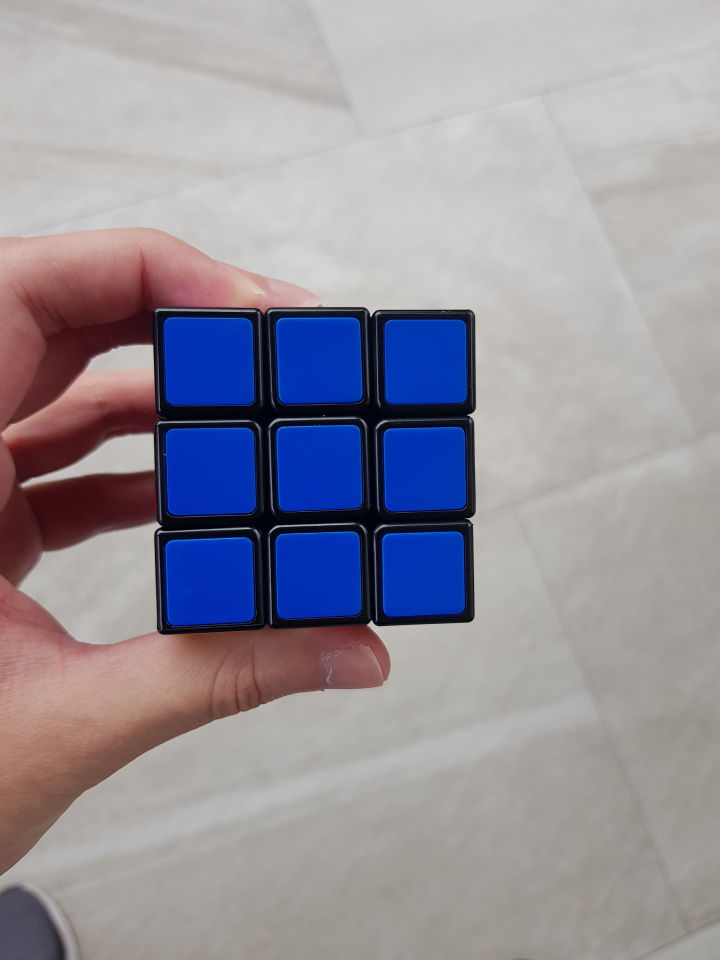
#> input picture TestImages/Blue.jpg, 2160 x 2880 px (shown at 1/3 size)
$ python Threshold_picker.py
#> lines starting #> are read from the running program, lines starting #| are printed output that depends on the picture; after the words box and inside, x2 and y2 are one past the last pixel; in counts of white or black regions, pixels touching at a corner belong together
#Tests for the project
import cv2
import numpy as np

img = cv2.imread("TestImages/Blue.jpg")
#> img is the input picture: shape (2880, 2160, 3); mean B, G, R 156.4, 146.2, 149.6

width = 640
height = 480

def getContour(img):
    contours, hierarchy = cv2.findContours(img, cv2.RETR_EXTERNAL,
                                           cv2.CHAIN_APPROX_NONE)  # Secon param is retrieval method. There are several, we will use external method. It retrieves the extreme outer contours.
    # There are others that will detect all the details, but this one works great for outer corners
    for cnt in contours:
        area = cv2.contourArea(cnt)
        print("Area:")
        print(area)

        # If this is an image like this you dont have to. But you should give a threshold so you dont detect any noise.
        if area > 500:
            cv2.drawContours(imgContour, cnt, -1, (255, 255, 0), 3)  # -1 = draw all contours.
            cv2.imshow("Lmao", imgContour)
            # Now we need to aproximate the edges.
            peri = cv2.arcLength(cnt, True)
            print(peri)
            approx = cv2.approxPolyDP(cnt, 0.02 * peri,
                                      True)  # Play with epsilon if you are not getting good results. #True if closed.
            print("Approx")
            print(approx)  # Returns corner points of each of the shapes.
            # We can then print the length of approx and we can find out the shape by finding out how many corners the image has.
            print(len(approx))  # Any length above 4 can most likely be a circle since we are not checking for more.
            objCor = len(approx)
            x, y, w, h = cv2.boundingRect(approx)

def empty(a):
    pass

img = cv2.resize(img,(width,height))
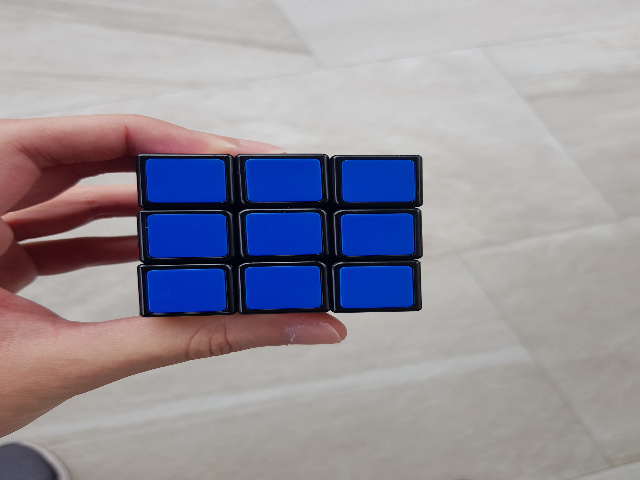
#> img: shape (480, 640, 3); mean B, G, R 156.4, 146.2, 149.6
imgContour = img.copy()
cv2.namedWindow("TrackBars")
cv2.resizeWindow("TrackBars", 640,240)
cv2.createTrackbar("Threshold Min","TrackBars",0, 255, empty) #Initial value, #Maximum value of hue #Hue has a maximum value of 360
cv2.createTrackbar("Threshold Max","TrackBars",0,255,empty)

while True:
    imgContour = img.copy()
    thresh_min = cv2.getTrackbarPos("Threshold Min", "TrackBars")
    thresh_max = cv2.getTrackbarPos("Threshold Max", "TrackBars")


    imgGray = cv2.cvtColor(img,cv2.COLOR_BGR2GRAY)
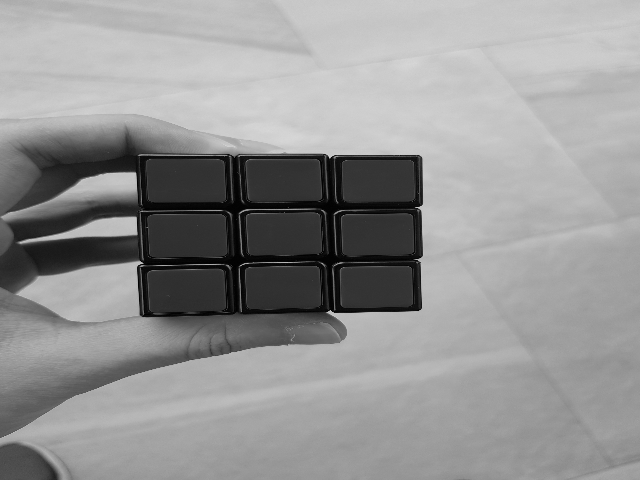
#> imgGray: shape (480, 640); min 0, max 216, mean 148.4
    imgBlur = cv2.GaussianBlur(imgGray,(7,7),0)

    imgCanny = cv2.Canny(imgBlur,thresh_min,thresh_max) #Threshold
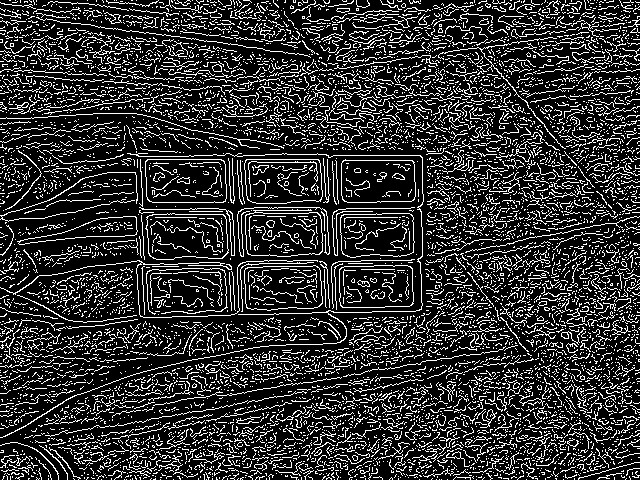
#> imgCanny: shape (480, 640); 19.4% white in thin lines or dots
    getContour(imgCanny)
#> in getContour, `contours, hierarchy = cv2.findContours(img, cv2.RETR_EXTERNAL, cv2.CHA..`: contours = 6761 contours, 6735 with area under 20; largest, box (x1, y1, x2, y2) and area: (145, 213, 229, 260) 3431, (145, 159, 227, 203) 3406, (244, 159, 323, 204) 3218, (244, 265, 323, 311) 3179, (245, 209, 323, 257) 3175
#> the loop in getContour, `for cnt in contours:` made 6761 passes
#> (area, peri, approx, objCor, x, y, w, h) on passes 3381, 3382, 3807: (2984.5, 225.7, [[339, 269], [342, 307], [413, 303], [410, 266]], 4, 339, 266, 75, 42), (3179, 234.8, [[319, 268], [245, 268], [246, 307], [319, 306]], 4, 245, 268, 75, 40), (1335.5, 274, [[136, 217], [100, 218], [17, 241], [134, 235]], 4, 17, 217, 120, 25)
#> (area, peri, objCor, x, y, w, h) on passes 3825, 3826, 3867: (2991.5, 229.8, 5, 340, 213, 74, 44), (3431, 248.6, 5, 146, 214, 83, 45), (3175, 356.6, 5, 245, 210, 76, 45)
#> (printed output is left out)
#> after the loop in getContour, `for cnt in contours:`:
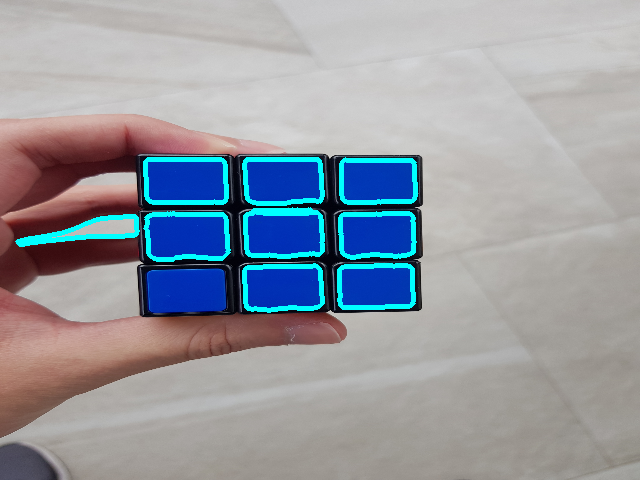
#> imgContour: shape (480, 640, 3); 3.38% of pixels changed, all inside (x1, y1, x2, y2) = (15, 157, 418, 313)


    cv2.imshow("Original", img)
    cv2.imshow("Gray", imgGray)
    cv2.imshow("Canny Edge", imgCanny)
    cv2.waitKey(1)

$ run again, with TestImages/Green.jpg copied over TestImages/Blue.jpg
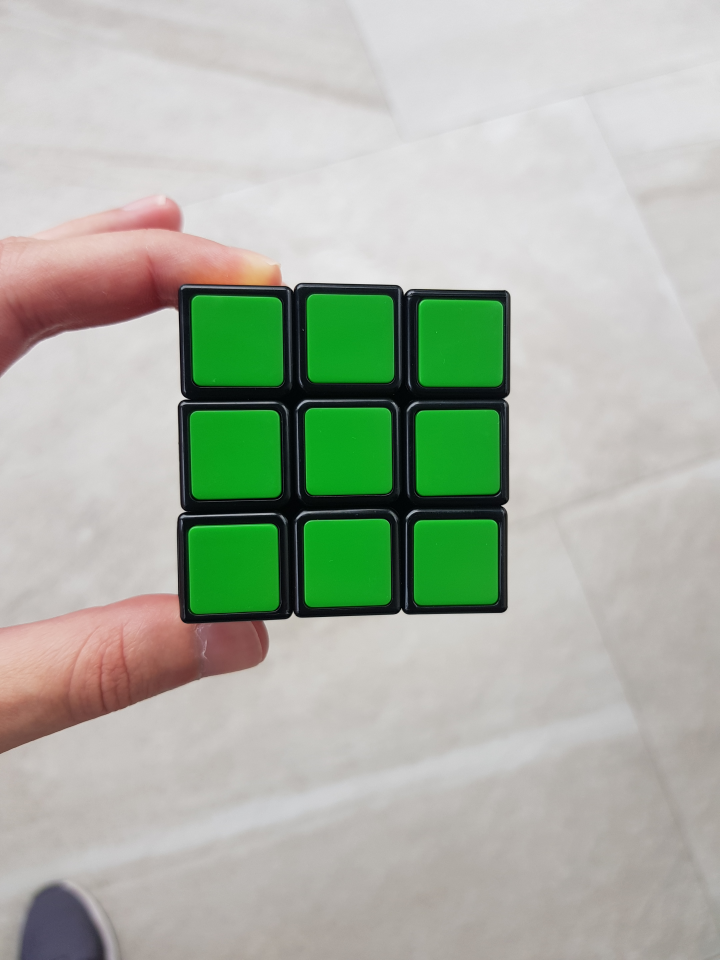
#> input picture TestImages/Green.jpg, 2160 x 2880 px (shown at 1/3 size)
#> img is the input picture: shape (2880, 2160, 3); mean B, G, R 165.3, 179.6, 170.9
#> img: shape (480, 640, 3)
#> `imgCanny = cv2.Canny(imgBlur,thresh_min,thresh_max)`:
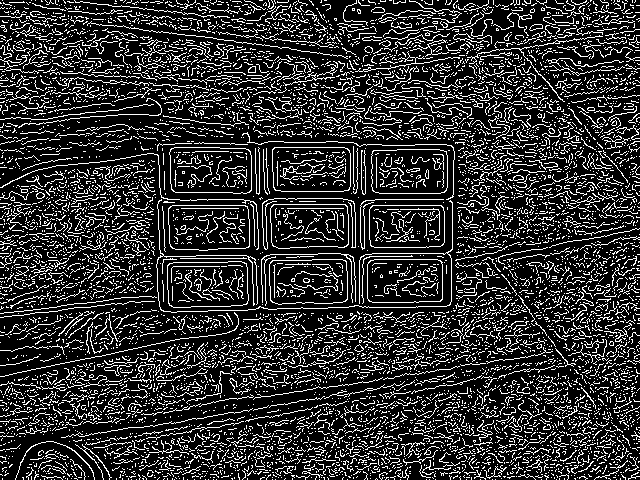
#> imgCanny: shape (480, 640); 19.3% white in thin lines or dots
#> contours = 6787 contours, 6760 with area under 20; largest, box (x1, y1, x2, y2) and area: (169, 147, 252, 194) 3596, (167, 261, 249, 308) 3504, (168, 205, 250, 251) 3477, (272, 147, 351, 192) 3378, (269, 259, 348, 305) 3312
#> the loop in getContour, `for cnt in contours:` made 6787 passes
#> (area, peri, approx, objCor, x, y, w, h) on passes 3588, 3614: (3503.5, 244, [[246, 263], [169, 263], [169, 305], [246, 304]], 4, 169, 263, 78, 43), (3312.5, 237.7, [[346, 261], [272, 260], [270, 300], [345, 301]], 4, 270, 260, 77, 42)
#> (printed output is left out)
#> after the loop in getContour, `for cnt in contours:`:
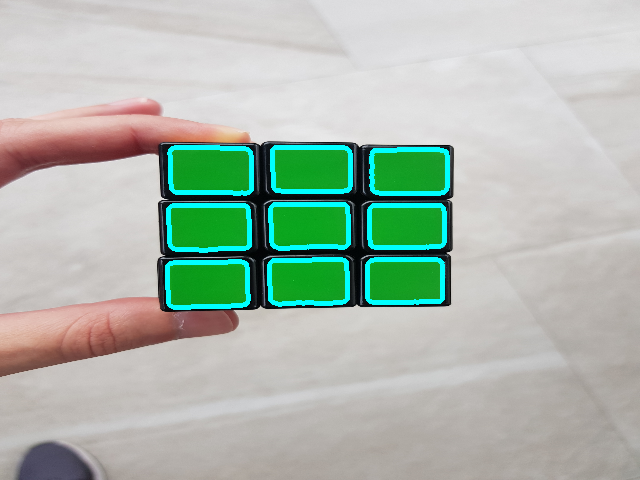
#> imgContour: shape (480, 640, 3); mean B, G, R 172.8, 185.1, 170.3

$ run again, with TestImages/Orange.jpg copied over TestImages/Blue.jpg
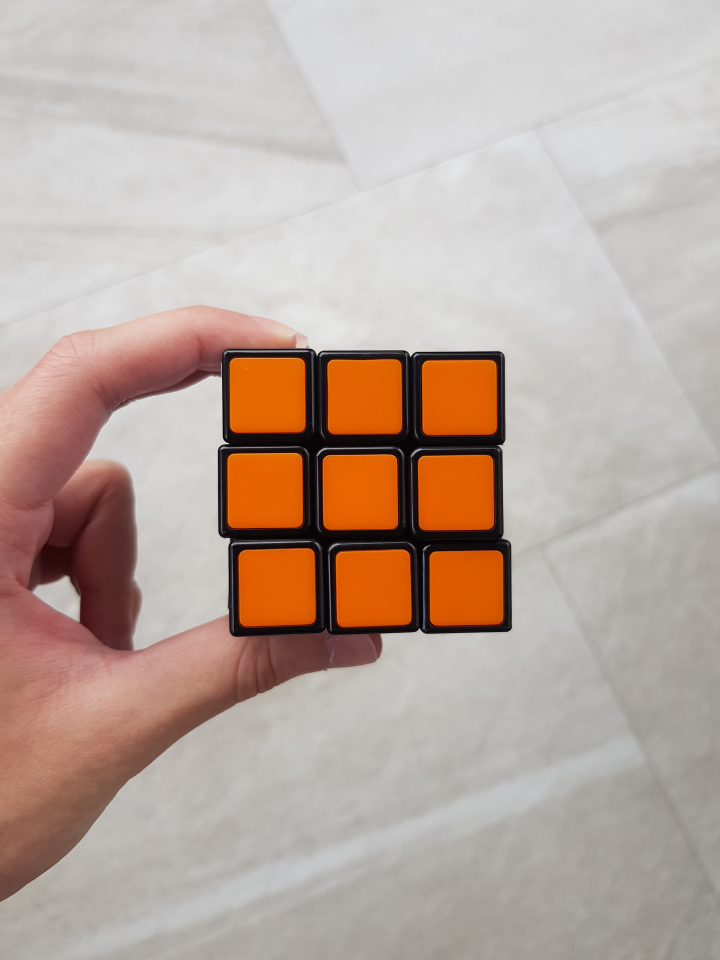
#> input picture TestImages/Orange.jpg, 2160 x 2880 px (shown at 1/3 size)
#> img is the input picture: shape (2880, 2160, 3); mean B, G, R 159.1, 169.1, 187
#> img: shape (480, 640, 3)
#> `imgCanny = cv2.Canny(imgBlur,thresh_min,thresh_max)`:
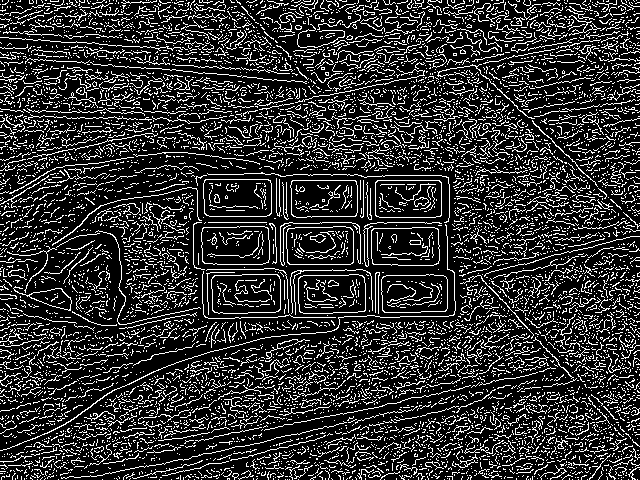
#> imgCanny: shape (480, 640); 19.2% white in thin lines or dots
#> contours = 7257 contours, 7232 with area under 20; largest, box (x1, y1, x2, y2) and area: (211, 274, 281, 314) 2574, (298, 274, 366, 314) 2486, (201, 226, 270, 265) 2478, (203, 179, 272, 217) 2476, (371, 227, 440, 266) 2476
#> the loop in getContour, `for cnt in contours:` made 7257 passes
#> (area, peri, approx, objCor, x, y, w, h) on passes 3429, 3430, 3888, 3910: (2486, 203.8, [[364, 277], [300, 276], [299, 311], [364, 311]], 4, 299, 276, 66, 36), (2574.5, 208, [[211, 279], [214, 312], [280, 309], [277, 274]], 4, 211, 274, 70, 39), (2476, 206.6, [[438, 229], [373, 228], [372, 263], [438, 263]], 4, 372, 228, 67, 36), (2478.5, 206.9, [[268, 228], [203, 227], [202, 261], [268, 262]], 4, 202, 227, 67, 36)
#> (printed output is left out)
#> after the loop in getContour, `for cnt in contours:`:
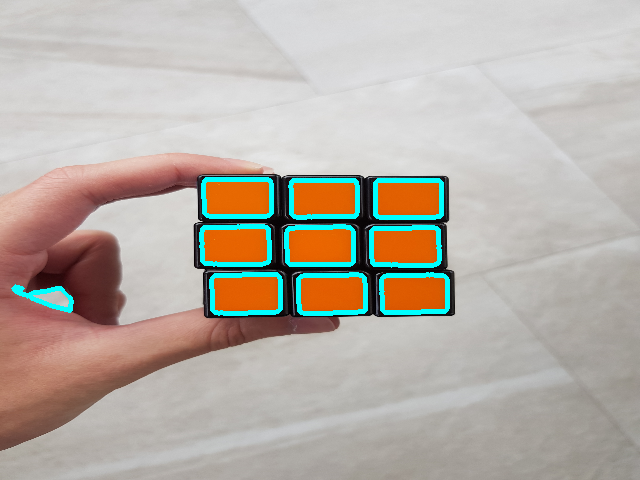
#> imgContour: shape (480, 640, 3); mean B, G, R 166.5, 175.2, 183
